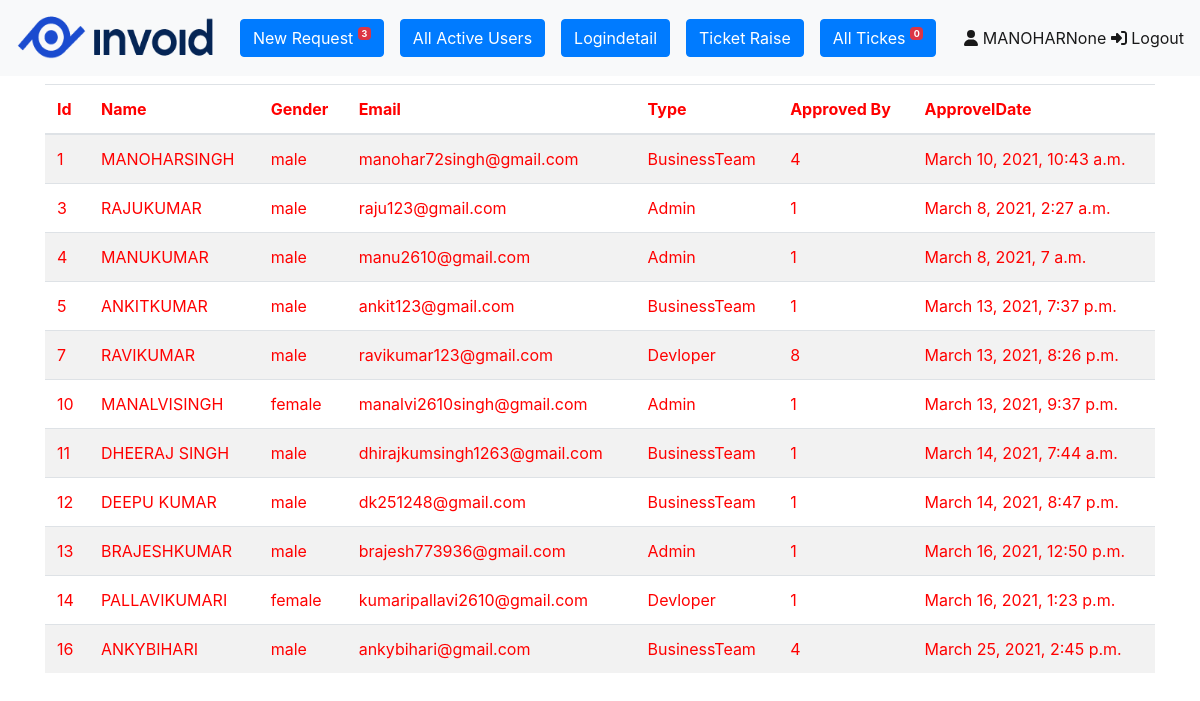
Page /activeuser/ (signed in) on the committed database.
### User/models.py (models this page shows, shortened)
class User(models.Model):
    fname=models.CharField(max_length=50)
    lname =models.CharField(max_length=50,null=True)
    gen = models.CharField(max_length=7)
    email = models.EmailField(max_length=100,unique=True)
    pwd = models.CharField(max_length=10)
    utype = models.ForeignKey(UserType,on_delete=models.CASCADE)
    approvedby = models.IntegerField(null=True)
    approveldt = models.DateTimeField(null=True)

class UserType(models.Model):
    type = models.CharField(max_length=50)
    def __str__(self):
        return f'{self.type}'

### User/views.py (the view)
# urls.py: path('activeuser/',views.allactiveuser),
def allactiveuser(request):
    uid = request.session.get('uid', 'none')
    if uid == 'none':
        return redirect('/login/')
    un = request.session.get('un')
    uid = request.session.get('uid')
    ut = request.session.get('ut')
    newrequest = User.objects.filter(approvedby =None)
    tnr = len(newrequest)
    newtr = Ticket.objects.filter(status=None)
    ntr = len(newtr)
    users=User.objects.raw("select * from User_User where approvedby is not NULL")
    return render(request,'activeusers.html',{'un':un,'tr':tnr,'users':users,'uid':uid,'ut':ut,'ntr':ntr})

### User/templates/activeusers.html (shortened to what this page needs)
{% extends 'base.html'%}
{% block content%}
<div class="row">
    <div class="col">
        <table class="table table-striped" style="color:red">
            <thead>
            <tr>
                <th>Id</th>
                <th>Name</th>
                <th>Gender</th>
                <th>Email</th>
                <th>Type</th>
                <th>Approved By</th>
                <th>ApprovelDate</th>
            </tr>
            </thead>
            <tbody>
            {% for u in users%}
            <tr>
                <td>{{u.id}}</td>
                <td>{{u.fname|upper}}{{u.lname|upper}}</td>
                <td>{{u.gen}}</td>
                <td>{{u.email}}</td>
                <td>{{u.utype}}</td>
                <td>{{u.approvedby}}</td>
                <td>{{u.approveldt}}</td>
            </tr>
            {% endfor%}
            </tbody>
        </table>
    </div>
</div>
{% endblock%}

### User/templates/base.html (shortened to what this page needs)
<!DOCTYPE html>
{% load static %}
<html>
<head>
	<link rel="stylesheet" href="https://stackpath.bootstrapcdn.com/bootstrap/4.5.2/css/bootstrap.min.css">
</head>
<body>
<nav class="navbar navbar-expand-lg navbar-light bg-light">
    <a class="navbar-brand" href="/index/"><img src="{% static 'User/images/logo_dark_img.png' %}" width="200" height="50"></a>
    <div class="collapse navbar-collapse" id="navbarText">
        <ul class="navbar-nav mr-auto">
            <li class="nav-item active">
                <a class="nav-link" href="/viewallrequest/"><button type="button" class="btn btn-primary">New Request <sup><span class="badge bg-danger">{{ tr}}</span></sup></button></a>
            </li>
            <li class="nav-item">
                <a class="nav-link" href="/activeuser/"><button type="button" class="btn btn-primary">All Active Users</button></a>
            </li>
            <li class="nav-item">
                <a class="nav-link" href="/logindetail/"><button type="button" class="btn btn-primary">Logindetail</button></a>
            </li>
            <li class="nav-item">
                <a class="nav-link" href="/ticketraise/"><button type="button" class="btn btn-primary">Ticket Raise</button></a>
            </li>
            <li class="nav-item">
                <a class="nav-link" href="/showraiseticket/"><button type="button" class="btn btn-primary">All Tickes <sup><span class="badge bg-danger">{{ ntr}}</span></sup></button></a>
            </li>
        </ul>
        <span class="navbar-text">
            <div class="site-header__end">
                <a href="/profile/"><i class="fas fa-user"> </i> {{un |upper}}{{ut}}</a>
                <a href="/logout/"><i class="fas fa-sign-in-alt"> </i> Logout</a>
            </div>
        </span>
    </div>
</nav>
<div class="container mt-2">
    <div class="row">
        <div class="col-md-12">
            {%block content%}{%endblock%}
        </div>
    </div>
</div>
</body>
</html>

### rows in the picture
User: fname "MANOHAR", id "1", lname "SINGH", gen "male", email "manohar72singh@gmail.com", utype "BusinessTeam", approvedby "4", approveldt "March 10, 2021, 10:43 a.m."
User: id "3", fname "RAJU", lname "KUMAR", gen "male", email "raju123@gmail.com", utype "Admin", approvedby "1", approveldt "March 8, 2021, 2:27 a.m."
User: id "4", fname "MANU", lname "KUMAR", gen "male", email "manu2610@gmail.com", utype "Admin", approvedby "1", approveldt "March 8, 2021, 7 a.m."
User: id "5", fname "ANKIT", lname "KUMAR", gen "male", email "ankit123@gmail.com", utype "BusinessTeam", approvedby "1", approveldt "March 13, 2021, 7:37 p.m."
User: id "7", fname "RAVI", lname "KUMAR", gen "male", email "ravikumar123@gmail.com", utype "Devloper", approvedby "8", approveldt "March 13, 2021, 8:26 p.m."
User: id "10", fname "MANALVI", lname "SINGH", gen "female", email "manalvi2610singh@gmail.com", utype "Admin", approvedby "1", approveldt "March 13, 2021, 9:37 p.m."
User: id "11", fname "DHEERAJ", lname "SINGH", gen "male", email "dhirajkumsingh1263@gmail.com", utype "BusinessTeam", approvedby "1", approveldt "March 14, 2021, 7:44 a.m."
User: id "12", fname "DEEPU", lname "KUMAR", gen "male", email "dk251248@gmail.com", utype "BusinessTeam", approvedby "1", approveldt "March 14, 2021, 8:47 p.m."
User: id "13", fname "BRAJESH", lname "KUMAR", gen "male", email "brajesh773936@gmail.com", utype "Admin", approvedby "1", approveldt "March 16, 2021, 12:50 p.m."
User: id "14", fname "PALLAVI", lname "KUMARI", gen "female", email "kumaripallavi2610@gmail.com", utype "Devloper", approvedby "1", approveldt "March 16, 2021, 1:23 p.m."
User: id "16", fname "ANKY", lname "BIHARI", gen "male", email "ankybihari@gmail.com", utype "BusinessTeam", approvedby "4", approveldt "March 25, 2021, 2:45 p.m."

### other values in the picture
{{ tr }} "3"
{{ ntr }} "0"
{{ ut }} "None"
